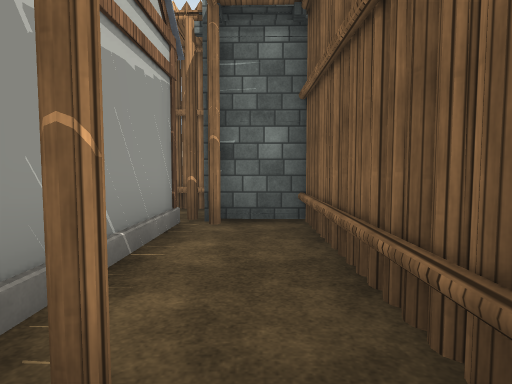
[1] (above)

24 first-person views from a walk through a 3-D level made in the Unity game engine. The camera is 1.3 m above the floor, tilts 4° down and sees 75° across. The floor is counted in squares, 1.71 m on a side. Each view is taken from the middle of a square. On the plan, view 1 faces up. The plan holds only what a view shows up to about 11 squares ahead; the rest is blank. The place goes on beyond the plan. The player is left out. Some animated figures are not drawn. Some surface patterns are stand-ins.

[2]
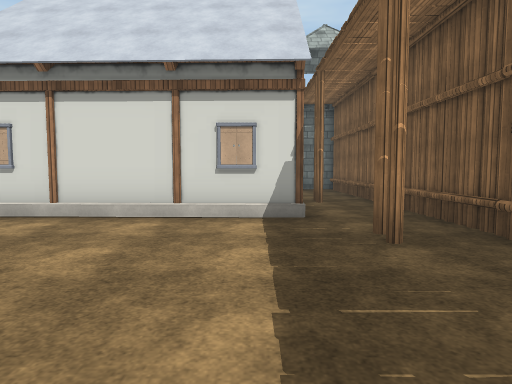

[3]
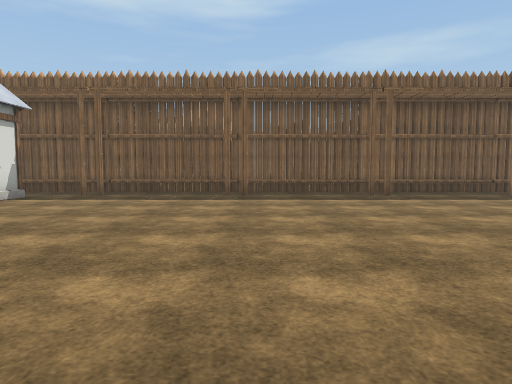

[4]
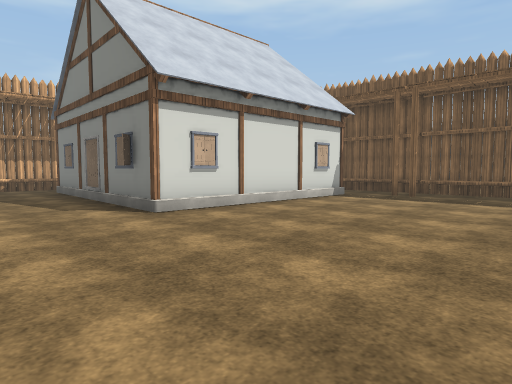

[5]
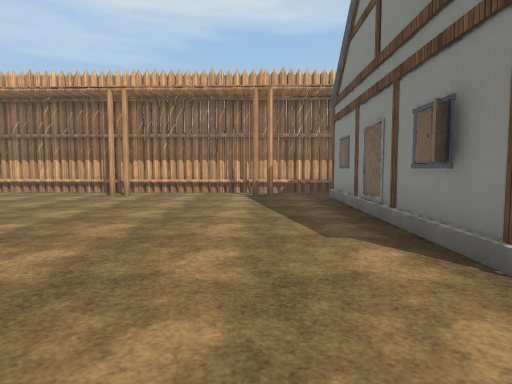

[6]
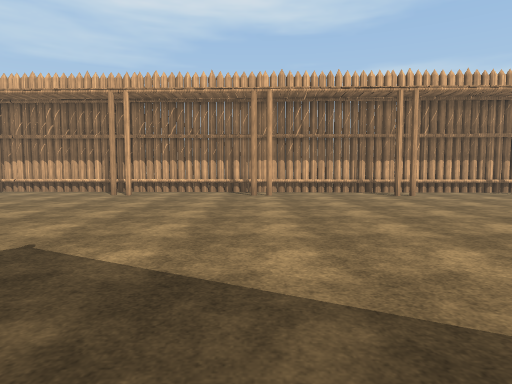

[7]
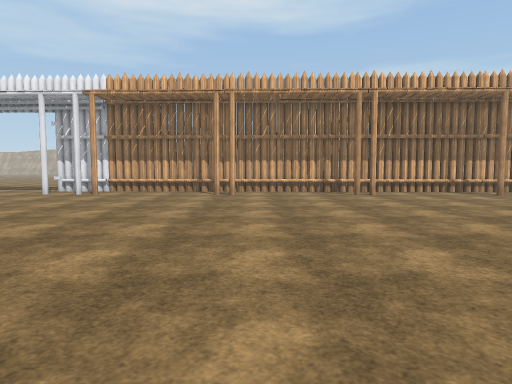

[8]
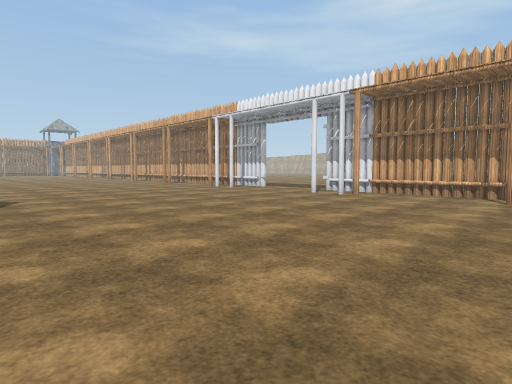

[9]
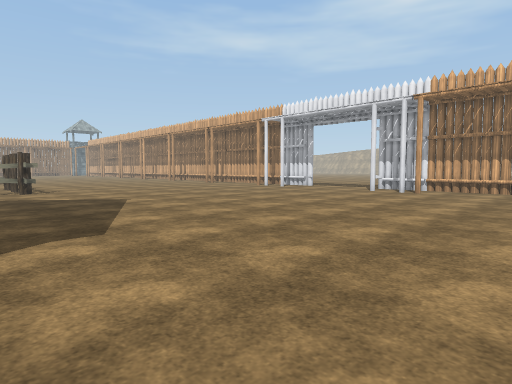

[10]
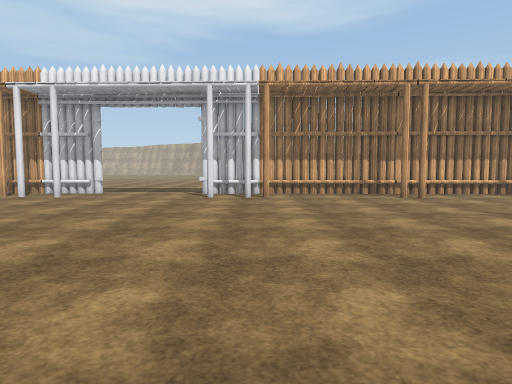

[11]
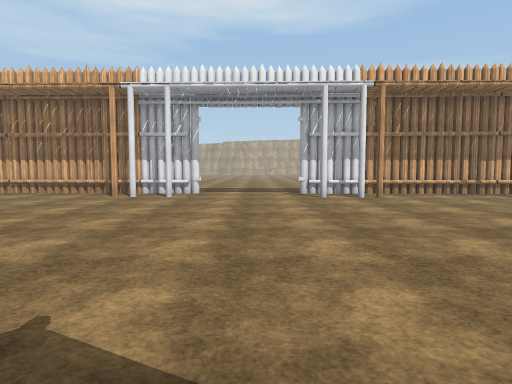

[12]
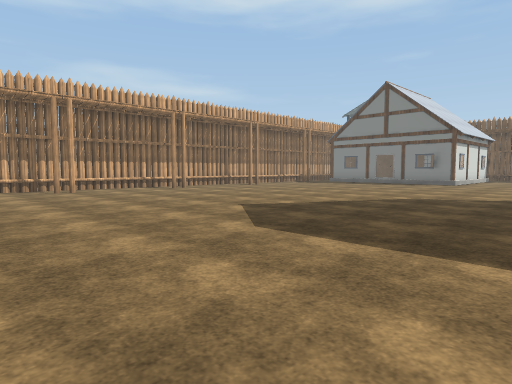

[13]
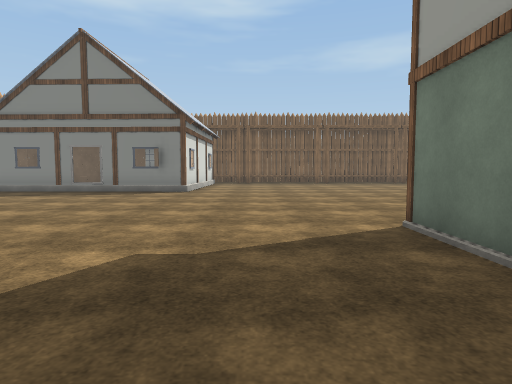

[14]
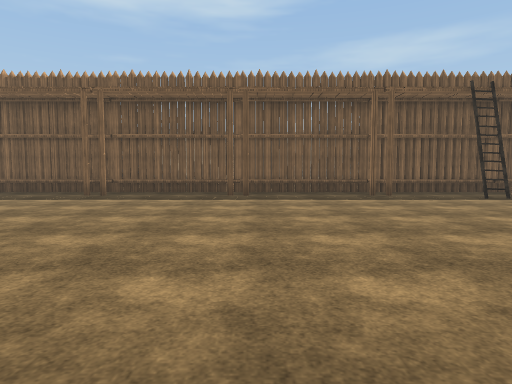

[15]
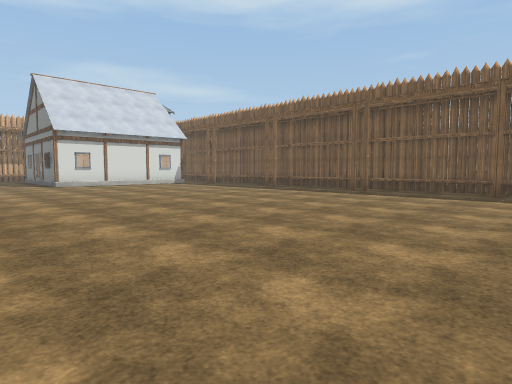

[16]
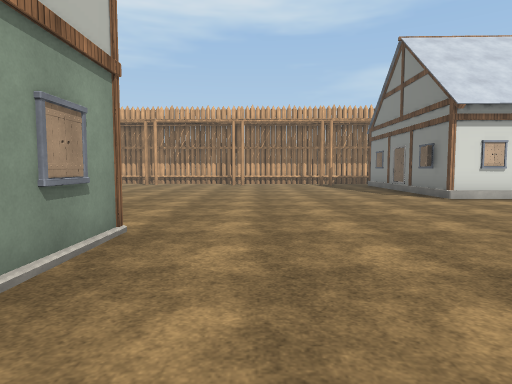

[17]
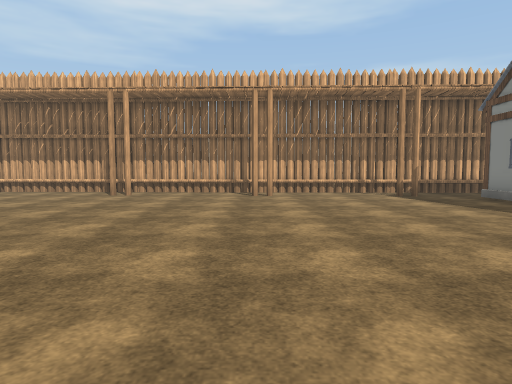

[18]
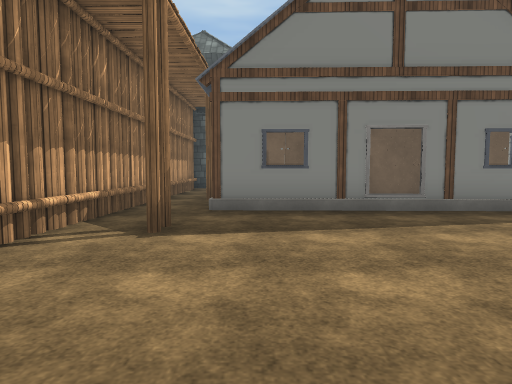

[19]
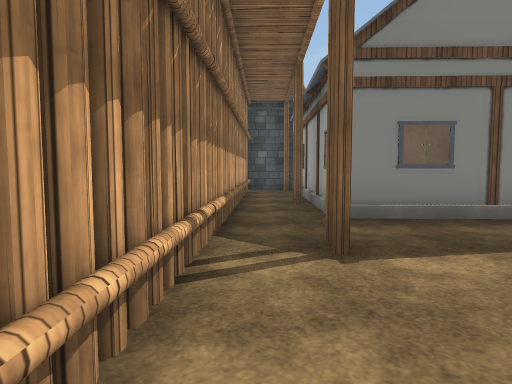

[20]
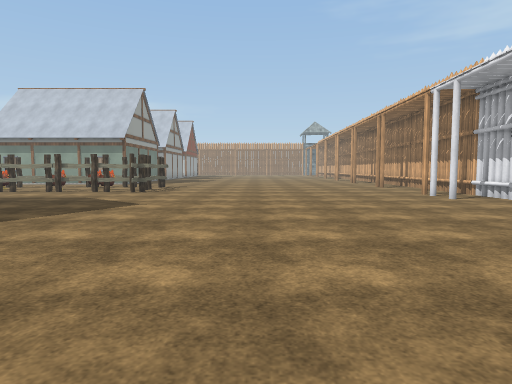

[21]
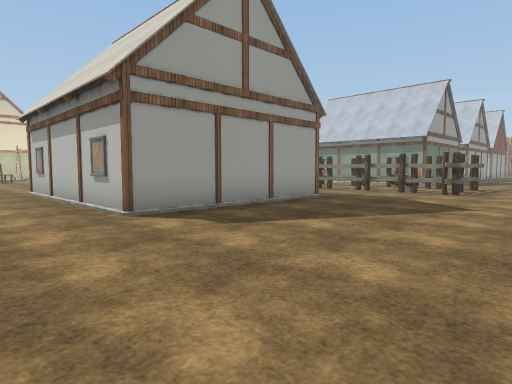

[22]
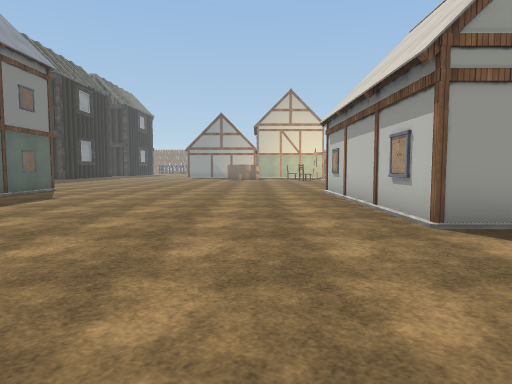

[23]
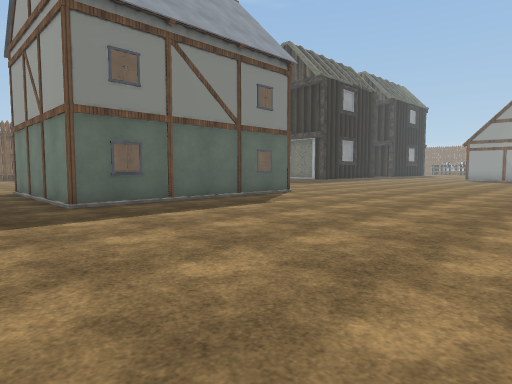

[24]
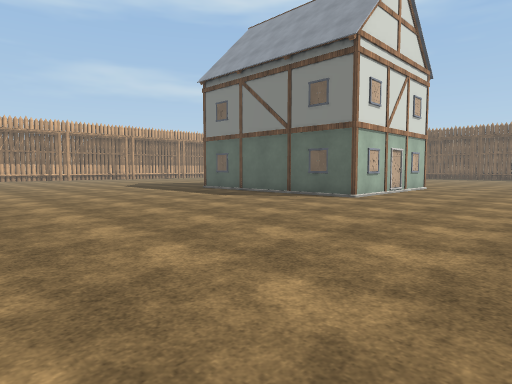

### Floor plan
Key: @ floor where view 1 was taken; # wall or solid block; . floor; / step, stairs or slope; = window, fence, low wall or low ledge; T tower; H house; F fence; O other object.
Columns run from 37 left of view 1 to 1 right of it. Each row starts with its distance up from view 1.
  8     ...
  7 ####...############################
  6 .###...##.........................###
  5 ........................#...#.H.#...#TT
  4 ..............................HH   HH.#
  3 ..............................H     H.#
  2 ..............................H     H.#
  1 ..............................H     H.#
  0 ..............................H     .@#
 -1 ..............................HH    /.#
 -2 ...............................H.HHH/.#
 -3 F.................................../.#
 -4 #.....................................#
 -5 =...HHHHH.............................#
 -6 F..     H.........HHHHHH..............#
 -7 F.      H.........H     ..............#
 -8 O       H.........#H   H..............#
 -9         H.........#     ..............#
-10         H.........#      . ...........#
-11         H.........#        ...........#
-12       HHH.........#HHHH    ...........#
-13          .............    ............#
-14           .............   ............#
-15           .............   ............#
-16           ...........     ............#
-17           .....           .....  .....#

Positions as (right, up) in squares from view 1, and headings:
1: (0, 0), facing up
2: (-2, -7), facing up
3: (-10, -8), facing right
4: (-10, -7), facing up-right
5: (-9, -4), facing up
6: (-17, -4), facing up
7: (-24, -4), facing up
8: (-24, -3), facing up-left
9: (-25, -5), facing up-left
10: (-29, -3), facing up
11: (-32, -3), facing up
12: (-24, -6), facing up-right
13: (-18, -4), facing right
14: (-10, -12), facing right
15: (-11, -17), facing up-right
16: (-12, -10), facing up
17: (-13, -4), facing up
18: (-13, 4), facing right
19: (-12, 6), facing right
20: (-26, 1), facing left
21: (-26, 0), facing down-left
22: (-26, -1), facing down
23: (-26, -4), facing down-right
24: (-27, -17), facing up-right
